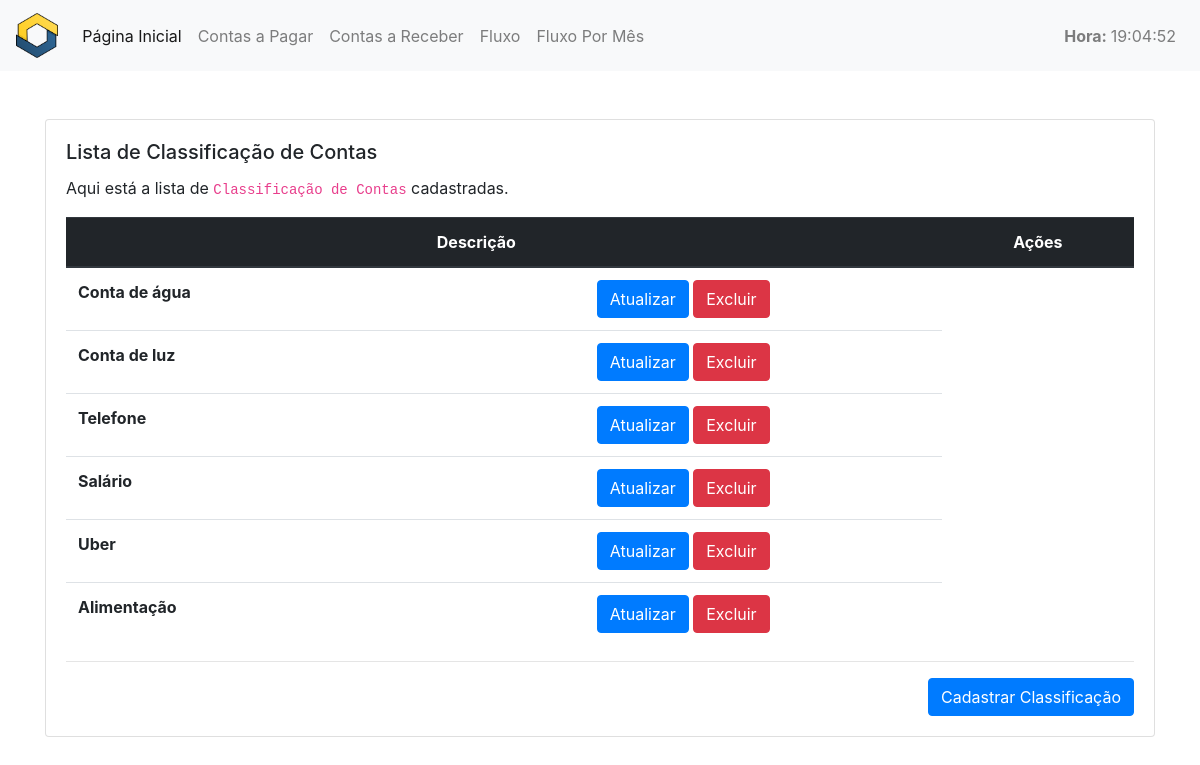
/classificacaopagar/, run on the app's committed database.
### controlefinanceiro/models.py (models this page shows)
class ClassificacaoPagar(models.Model):
    descricao = models.CharField(
        max_length=100,
        null=False,
        blank=False,
    )
    PAGAR = 'pagar'
    RECEBER = 'receber'
    tipo_choices = [
        (PAGAR, 'pagar'),
        (RECEBER, 'receber')
    ]
    tipo = models.CharField(
        max_length=10,
        choices=tipo_choices,
        default=PAGAR,
    )
    objetos = models.Manager()

### website/views.py (the view)
# urls.py: path('classificacaopagar/', ClassificacaoPagarListView.as_view(), name="lista_classificacao_pagar"),
class ClassificacaoPagarListView(ListView):
    template_name = "website/classificacaopagar/listaclassificacaopagar.html"
    model = ClassificacaoPagar
    context_object_name = "classificacaopagar"

### website/templatetags/tempoatual.py (called while the page is built)
@register.simple_tag
def tempoatual():
    return datetime.datetime.now().strftime('%H:%M:%S')

### website/templates/website/classificacaopagar/listaclassificacaopagar.html (shortened to what this page needs)
{% extends "website/_layouts/base.html" %}
{% block conteudo %}
<div class="container mt-5">
  <div class="row">
    <div class="col-lg-12 col-md-12 col-sm-12 col-xs-12">
      <div class="card">
        <div class="card-body">
          <h5 class="card-title">Lista de Classificação de Contas</h5>
          {% if classificacaopagar|length > 0 %}
            <p class="card-text">
              Aqui está a lista de <code>Classificação de Contas</code> cadastradas.
            </p>
            <table class="table">
              <thead class="thead-dark">
              <tr>
                <th scope="col"></th>
                <th scope="col">Descrição</th>
                <th scope="col" class="text-center">Ações</th>
              </tr>
              </thead>
              <tbody>
              {% for classificacao in classificacaopagar %}
                <tr>
                  <th scope="row">{{ classificacao.descricao }}</th>
                  <td class="text-center">
                    <a href="{% url 'website:atualiza_classificacao_pagar' pk=classificacao.id %}"
                       class="btn btn-primary">
                      Atualizar
                    </a>
                    <a href="{% url 'website:exclui_classificacao_pagar' pk=classificacao.id %}"
                      class="btn btn-danger">
                        Excluir
                    </a>
                  </td>
                </tr>
              {% endfor %}
              </tbody>
            </table>
        {% else %}
          <div class="text-center mt-5 mb-5 jumbotron">
            <h5>Nenhuma <code>classificação</code> cadastrada ainda.</h5>
          </div>
        {% endif %}
          <hr />
          <div class="text-right">
            <a href="{% url 'website:cria_classificacao_pagar' %}" class="btn btn-primary">
              Cadastrar Classificação
            </a>
          </div>
        </div>
      </div>
    </div>
  </div>
</div>
{% endblock %}

### data on the page
ClassificacaoPagar: descricao "Conta de água"
ClassificacaoPagar: descricao "Conta de luz"
ClassificacaoPagar: descricao "Telefone"
ClassificacaoPagar: descricao "Salário"
ClassificacaoPagar: descricao "Uber"
ClassificacaoPagar: descricao "Alimentação"
